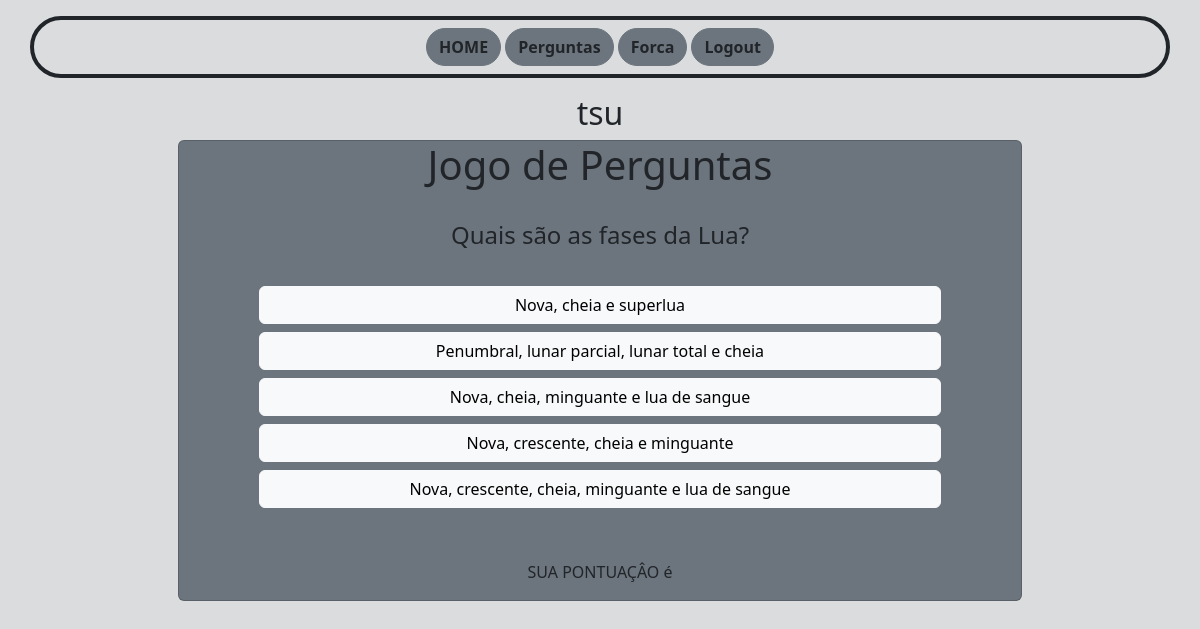
/perguntas/ (signed in), run on the app's committed database.
### apps/perguntas/models.py (models this page shows, shortened)
class Pergunta(models.Model):
    pergunta = models.CharField(max_length=200)
    resposta = models.CharField(max_length=100)
    alternativa1 = models.CharField(max_length=100, blank=True)
    alternativa2 = models.CharField(max_length=100, blank=True)
    alternativa3 = models.CharField(max_length=100, blank=True)
    alternativa4 = models.CharField(max_length=100, blank=True)
    alternativa5 = models.CharField(max_length=100, blank=True)

### apps/perguntas/views.py (the view)
# urls.py: path( 'perguntas/', perguntas, name='perguntas'),
def perguntas(request):
    if request.method == 'GET':
        pergunta = Pergunta.objects.all().order_by('?')[0]
        request.session['lista_perguntas'] = []
        return render(request, 'perguntas.html', {'pergunta':pergunta})
    if request.method == 'POST':
        pid = int(request.POST['pid'])
        if pid in request.session['lista_perguntas']:
            perguntas = Pergunta.objects.all().order_by('?')
            for p in perguntas:
                print('PERGUNTAS GERADAS', p)
                if int(p.id) not in request.session['lista_perguntas']:
                    pergunta = p
                    break
        else:
            pergunta = Pergunta.objects.get(pk=pid)
        if len(request.session['lista_perguntas']) >= 10:
            request.session['lista_perguntas'].clear()
        request.session['lista_perguntas'].append(pergunta.id)
        contexto = {'pergunta':pergunta}
        if 'resposta' in request.POST:
            resposta_cliente = request.POST['resposta']
            pergunta_servidor = Pergunta.objects.get(pk=request.POST['pid'])
            if request.user.is_authenticated:
                nome_usuario = request.user
                print('RESQUET USER = ', nome_usuario)
                try:
                    user_ranking = Ranking.objects.get(pk=nome_usuario)
                    print('normal')
                except:
                    print('except')
                    user_ranking = Ranking(user=nome_usuario)
                print('PONTOS PERGUNTAS : ',user_ranking.pontos_pergunta,'\n')
                if resposta_cliente == pergunta_servidor.resposta:
                    contexto['confirmacao'] = 'correto'
                    user_ranking.pontos_pergunta += 1
                else:
                    contexto['confirmacao'] = 'errado'
                    user_ranking.pontos_pergunta -= 1
                user_ranking.save()
                request.session['pontos'] = user_ranking.pontos_pergunta
            else:
                print('USUARIO NÂO LOGADO')
                if resposta_cliente == pergunta_servidor.resposta:
                    contexto['confirmacao'] = 'correto'
                else:
                    contexto['confirmacao'] = 'errado'
            contexto['resposta_cliente'] = resposta_cliente
    return render(request, 'perguntas.html', contexto)

### templates/perguntas.html (shortened to what this page needs)
{% extends 'index.html' %}
{% block content %}
<div class="container mx-auto text-center  " style="width: 90%; height: 100%;">
    <div class="card text-center mx-auto bg-secondary" style="width: 80%;; height: 100%;">
        <h1 class="text-center">Jogo de Perguntas</h1>
        <br>
        <section>
            <div>
                <h4>{{ pergunta }}</h4>
                    <form action="{% url 'perguntas' %}" method="POST">
                        <div class="col-4 mx-auto" style="width: 90%;">
                            <br>
                            {% for a in pergunta.lista_alternativas %}
                                {% if confirmacao %}
                                    {% if a == pergunta.resposta and pergunta.resposta == resposta_cliente %}
                                        <button  class="btn btn-success m-1 mx-auto" style="width: 90%;" type="submit" >{{ a }}</button>
                                    {% else %}
                                        {% if a == resposta_cliente and a != pergunta.resposta %}
                                            <button  class="btn btn-danger m-1 mx-auto" style="width: 90%;" type="submit" value="{{ a }}" name="resposta">{{ a }}</button>
                                        {% else %}
                                            {% if a == pergunta.resposta %}
                                                <button  class="btn btn-success m-1 mx-auto" style="width: 90%;" type="submit" value="{{ a }}" name="resposta">{{ a }}</button>
                                            {% else %}
                                                <button disabled class="btn btn-light m-1 mx-auto" style="width: 90%;" type="submit" value="{{ a }}" name="resposta">{{ a }}</button>
                                            {% endif %}
                                        {% endif %}
                                    {% endif %}
                                {% else %}
                                    <button class="btn btn-light m-1 mx-auto" style="width: 90%;" type="submit" value="{{ a }}" name="resposta">{{ a }}</button>
                                {% endif %}
                            {% endfor %}
                        </div>
                    </form>
            </div>
        </section>
        <br>
        <br>
        <div>
            {% if user.is_authenticated %}
                <p> SUA PONTUAÇÂO é {{request.session.pontos}}</p>
            {% endif %}
        </div>
    </div>
</div>
{% endblock %}

### templates/index.html (shortened to what this page needs)
{% load static %}
<!DOCTYPE HTML>
    <html>
        <head>
            <link rel="stylesheet" href="{% static 'bootstrap.css' %}">
        </head>
        <body class="bg-secondary bg-opacity-25">
            <header class="text-center">
                <nav class="container mx-auto text-center border border-dark border-4 rounded-pill p-2 m-3">
                    <a class="btn btn-secondary text-dark fs-6 fw-bold rounded-pill" href="{% url 'index' %}">HOME</a>
                    <a class="btn btn-secondary text-dark fs-6 fw-bold text-dark rounded-pill" href="{% url 'perguntas' %}">Perguntas</a>
                    <a class="btn btn-secondary text-dark fs-6 fw-bold text-dark rounded-pill" href="{% url 'forca' %}">Forca</a>
                    {% if user.is_authenticated %}
                    <a class="btn btn-secondary text-dark fs-6 fw-bold text-dark rounded-pill" href="{% url 'logout' %}">Logout</a>
                    {% else %}
                    <a class="btn btn-secondary text-dark fs-6 fw-bold text-dark rounded-pill" href="{% url 'cadastro' %}">Cadastro</a>
                    <a class="btn btn-secondary text-dark fs-6 fw-bold text-dark rounded-pill" href="{% url 'login' %}">Login</a>
                    {% endif %}
                </nav>
                <h2>{{ user.username }}</h2>
            </header>
            {% block content %}{% endblock %}
        </body>
</html>

### data on the page
Pergunta: pergunta "Quais são as fases da Lua?", lista_alternativas "Nova, cheia e superlua" "Penumbral, lunar parcial, lunar total e cheia" "Nova, cheia, minguante e lua de sangue" "Nova, crescente, cheia e minguante" "Nova, crescente, cheia, minguante e lua de sangue"

### other printed values
{{ user.username }} "tsu"
